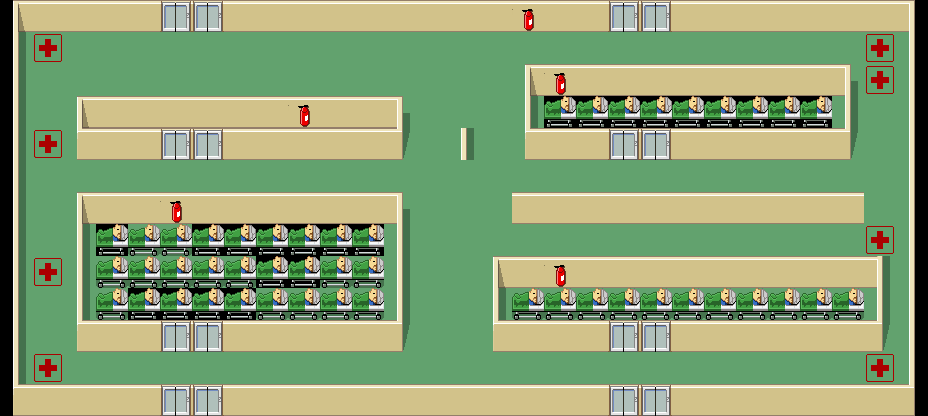

Rendered tile map (Tiled .tmx) drawn with the repository's tilesets; below, a short description and the map source with its tile grids summarised:
An orthogonal 29x13 tile map with 32x32 px tiles, 4 tile layers (Floors, Shadows2, Walls, decoration) and 17 objects (8x crate, 8x target, start).

<map version="1.0" orientation="orthogonal" width="29" height="13" tilewidth="32" tileheight="32">
 <tileset firstgid="1" name="walls_128" tilewidth="32" tileheight="32">
  <image source="textures/hospital_set.png" width="256" height="256" />
  <tile id="5">
   <properties>
    <property name="cratetarget" value="" />
   </properties>
  </tile>
  <tile id="6">
   <properties>
    <property name="crate" value="" />
   </properties>
  </tile>
 </tileset>
 <layer name="Floors" width="29" height="13">
  <data>[377 cells, 265 non-empty, 3 distinct tile ids]</data>
 </layer>
 <layer name="Shadows2" width="29" height="13">
  <data>[377 cells, 0 non-empty, 0 distinct tile ids]</data>
 </layer>
 <layer name="Walls" width="29" height="13">
  <data>[377 cells, 194 non-empty, 7 distinct tile ids]</data>
 </layer>
 <layer name="decoration" width="29" height="13">
  <data>[377 cells, 76 non-empty, 4 distinct tile ids]</data>
 </layer>
 <objectgroup name="Objects1" width="29" height="13">
  <object name="start" type="start" x="448" y="160" width="32" height="32">
   <properties>
    <property name="start" value="1" />
   </properties>
  </object>
  <object name="crate" type="crate" x="480" y="192" width="32" height="32">
   <properties>
    <property name="crate" value="1" />
   </properties>
  </object>
  <object name="crate" type="crate" x="416" y="192" width="32" height="32">
   <properties>
    <property name="crate" value="1" />
   </properties>
  </object>
  <object name="crate" type="crate" x="480" y="160" width="32" height="32">
   <properties>
    <property name="crate" value="1" />
   </properties>
  </object>
  <object name="target" type="target" x="32" y="256" width="32" height="32">
   <properties>
    <property name="target" value="1" />
   </properties>
  </object>
  <object name="target" type="target" x="864" y="352" width="32" height="32">
   <properties>
    <property name="target" value="1" />
   </properties>
  </object>
  <object name="target" type="target" x="32" y="352" width="32" height="32">
   <properties>
    <property name="target" value="1" />
   </properties>
  </object>
  <object name="crate" type="crate" x="448" y="192" width="32" height="32">
   <properties>
    <property name="crate" value="1" />
   </properties>
  </object>
  <object name="crate" type="crate" x="416" y="160" width="32" height="32">
   <properties>
    <property name="crate" value="1" />
   </properties>
  </object>
  <object name="crate" type="crate" x="480" y="128" width="32" height="32">
   <properties>
    <property name="crate" value="1" />
   </properties>
  </object>
  <object name="target" type="target" x="864" y="64" width="32" height="32">
   <properties>
    <property name="target" value="1" />
   </properties>
  </object>
  <object name="target" type="target" x="32" y="128" width="32" height="32">
   <properties>
    <property name="target" value="1" />
   </properties>
  </object>
  <object name="target" type="target" x="864" y="32" width="32" height="32">
   <properties>
    <property name="target" value="1" />
   </properties>
  </object>
  <object name="target" type="target" x="32" y="32" width="32" height="32">
   <properties>
    <property name="target" value="1" />
   </properties>
  </object>
  <object name="target" type="target" x="864" y="224" width="32" height="32">
   <properties>
    <property name="target" value="1" />
   </properties>
  </object>
  <object name="crate" type="crate" x="416" y="128" width="32" height="32">
   <properties>
    <property name="crate" value="1" />
   </properties>
  </object>
  <object name="crate" type="crate" x="384" y="352" width="32" height="32">
   <properties>
    <property name="crate" value="1" />
   </properties>
  </object>
 </objectgroup>
</map>
